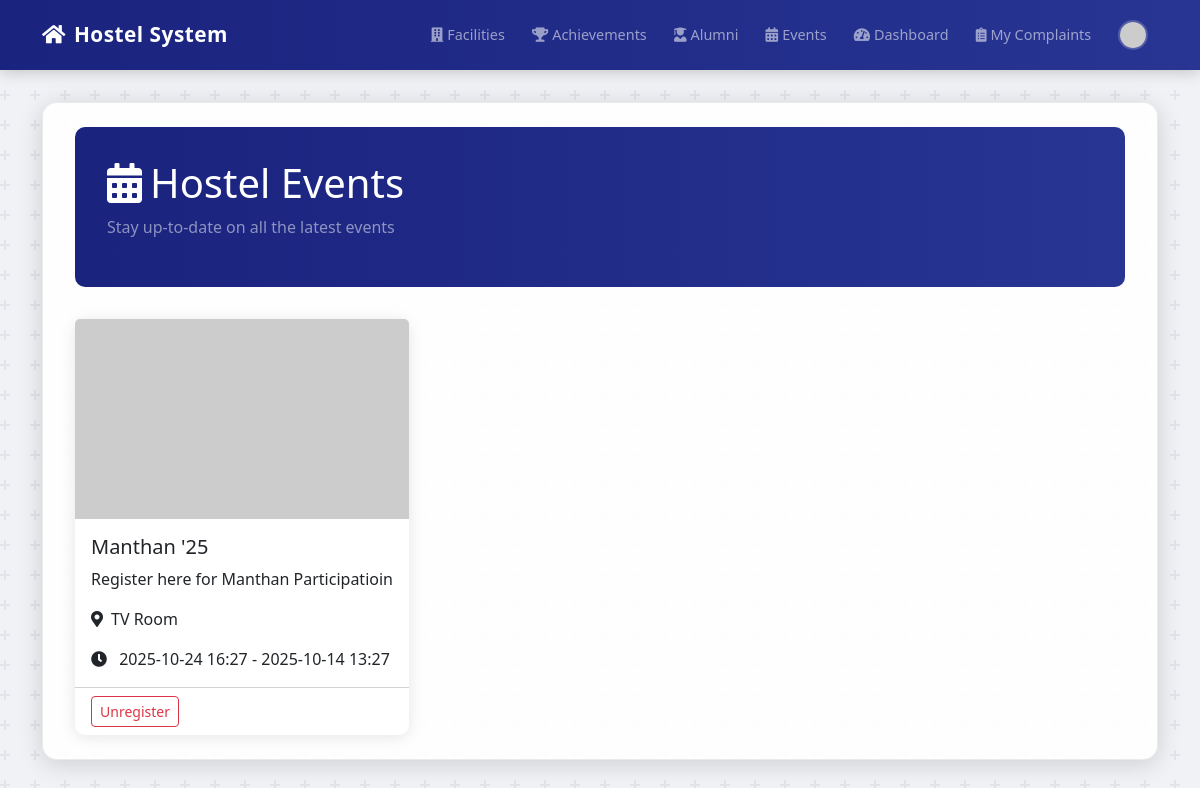
The page /events (signed in) on the database its author committed.
### app.py (models this page shows)
class Event(db.Model):
    id = db.Column(db.Integer, primary_key=True)
    title = db.Column(db.String(150), nullable=False)
    description = db.Column(db.Text, nullable=False)
    location = db.Column(db.String(100), nullable=False)
    start_datetime = db.Column(db.DateTime, nullable=False)
    end_datetime = db.Column(db.DateTime, nullable=False)
    image_url = db.Column(db.String(200))
    created_at = db.Column(db.DateTime, nullable=False, default=datetime.utcnow)

### app.py (the view)
@app.route('/events')
@login_required
def events():
    events = Event.query.order_by(Event.start_datetime).all()
    return render_template('events.html', title='Events', events=events, EventRegistration=EventRegistration)

### app.py (called while the page is built)
@login_manager.user_loader
def load_user(user_id):
    return User.query.get(int(user_id))

### templates/events.html (shortened to what this page needs)
{% extends "base.html" %}
{% block content %}
<div class="container-md py-4">
    <div class="dashboard-header">
        <div class="row align-items-center">
            <div class="col-lg-8">
                <h1><i class="fas fa-calendar-alt me-2"></i>Hostel Events</h1>
                <p class="text-white-50">Stay up-to-date on all the latest events</p>
            </div>
        </div>
    </div>
    <div class="events-section">
        <div class="row g-4">
            {% for event in events %}
                <div class="col-md-6 col-lg-4">
                    <div class="event-card">
                        <div class="card h-100">
                            {% if event.image_url %}
                                <img src="{{ event.image_url }}"
                                     class="card-img-top event-img"
                                     alt="{{ event.title }}"
                                     onerror="this.src='https://picsum.photos/800/400';this.onerror=null;">
                            {% endif %}
                            <div class="card-body">
                                <h5 class="card-title">{{ event.title }}</h5>
                                <p class="card-text">{{ event.description }}</p>
                                <p class="card-text">
                                    <i class="fas fa-map-marker-alt me-2"></i>{{ event.location }}
                                </p>
                                <p class="card-text">
                                    <i class="fas fa-clock me-2"></i>
                                    {{ event.start_datetime.strftime('%Y-%m-%d %H:%M') }} -
                                    {{ event.end_datetime.strftime('%Y-%m-%d %H:%M') }}
                                </p>
                            </div>
                            <div class="card-footer bg-transparent">
                                <div class="d-flex justify-content-between align-items-center">
                                    {% if current_user.is_authenticated %}
                                        {% set registered = EventRegistration.query.filter_by(event_id=event.id, user_id=current_user.id).first() %}
                                        <form method="POST" action="{{ url_for('register_event', event_id=event.id) }}">
                                            {% if registered %}
                                                <button type="submit" class="btn btn-sm btn-outline-danger">Unregister</button>
                                            {% else %}
                                                <button type="submit" class="btn btn-sm btn-primary">Register</button>
                                            {% endif %}
                                        </form>
                                    {% endif %}
                                </div>
                            </div>
                        </div>
                    </div>
                </div>
            {% endfor %}
        </div>
    </div>
</div>
{% endblock %}

### templates/base.html (style rules this page uses)
body { background-color: #f0f2f5; }
.container-md { background-color: rgba(255, 255, 255, 0.92); border-radius: 15px; box-shadow: 0 4px 25px rgba(0, 0, 0, 0.15); padding: 2rem; margin-top: 2rem; margin-bottom: 2rem; border: 1px solid rgba(0,0,0,0.08); }
.dashboard-header, .hero-section { border-radius: 10px; position: relative; overflow: hidden; }

### templates/events.html (style rules this page uses)
.dashboard-header { background: linear-gradient(to right, #1a237e, #283593); padding: 2rem; margin: 0 0 2rem 0; color: white; border-radius: 10px; }
.event-card { transition: all 0.3s ease; animation: fadeIn 0.5s ease-in; }
.event-img { height: 200px; object-fit: cover; }
.card { border: none; box-shadow: 0 2px 15px rgba(0,0,0,0.1); border-radius: 10px; }

### rows shown on the page
Event: title "Manthan '25", description "Register here for Manthan Participatioin", location "TV Room", start_datetime "2025-10-24 16:27", end_datetime "2025-10-14 13:27"
